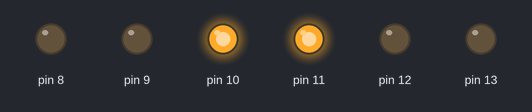
Bench run of a sketch on a simulated Arduino Uno, built with avr-gcc and run on an emulated ATmega328P. On the bench: output pins drawn as LEDs (lit = HIGH).

Above: at 2.0 s.
At 5.0 s:
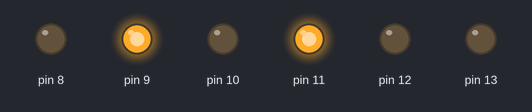
At 8.0 s:
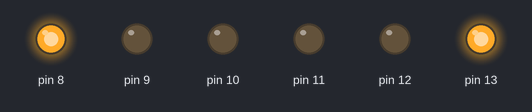
At 11.0 s:
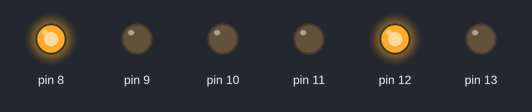
Timing chart, 0 to 15.6 s (numbered marks = the images above):
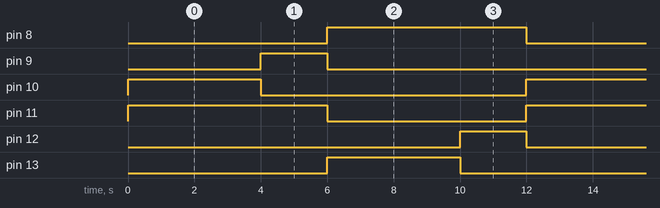

The sketch:

projeto_dois_semaforos.ino
```cpp
void setup()
{
  pinMode(8,OUTPUT);
  pinMode(9,OUTPUT);
  pinMode(10,OUTPUT);
  pinMode(11,OUTPUT);
  pinMode(12,OUTPUT);
  pinMode(13,OUTPUT);
}

void loop() {
  digitalWrite(8,LOW);
  digitalWrite(10,HIGH);
  digitalWrite(11,HIGH);
  delay(4000);
  digitalWrite(10,LOW);

  digitalWrite(9,HIGH);
  delay(2000);
  digitalWrite(9,LOW);

  digitalWrite(8,HIGH);
  digitalWrite(11,LOW);
  digitalWrite(13,HIGH);
  delay(4000);
  digitalWrite(13,LOW);

  digitalWrite(12,HIGH);
  delay(2000);
  digitalWrite(12,LOW);
}
```

Measured:
- by itself, pin 8, pin 11: alternates HIGH for 6.0 s and LOW for 6.0 s
- by itself, pin 9, pin 12: alternates HIGH for 2.0 s and LOW for 10.0 s
- by itself, pin 10, pin 13: alternates HIGH for 4.0 s and LOW for 8.0 s
